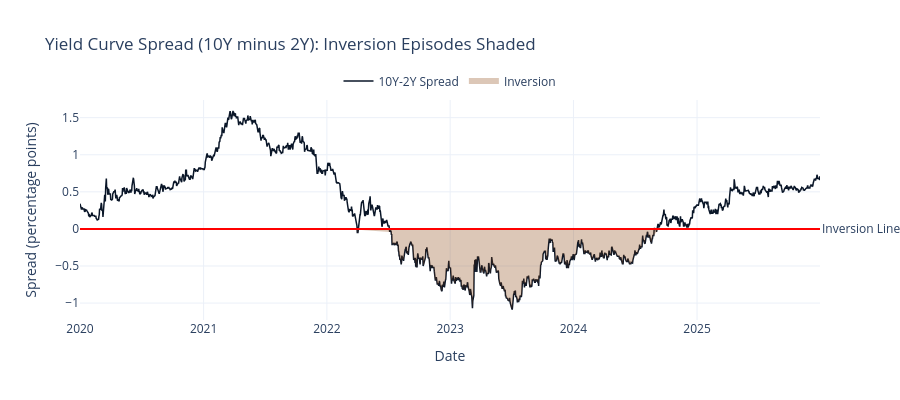

The notebook cell saved with this chart:
### Code cell
fig.update_layout(
    title="Yield Curve Spread (10Y minus 2Y): Inversion Episodes Shaded",
    xaxis_title="Date",
    yaxis_title="Spread (percentage points)",
    template="plotly_white",
    height=400,
    legend=dict(orientation="h", yanchor="bottom", y=1.02, xanchor="center", x=0.5),
)

fig.show()

print("Inversion statistics (since 2020):")
print(f"  Days inverted: {len(inverted)} ({100 * len(inverted) / len(slope_pd):.1f}%)")
print(f"  Deepest inversion: {slope_pd['t10y2y'].min():.2f}%")
print(f"  Most recent value: {slope_pd['t10y2y'].iloc[-1]:.2f}%")

### Figure 1 — Plotly figure (JSON) as saved in the notebook; plotly's stock layout.template omitted (floating-point values rounded to 4 significant figures; data arrays with more than 128 entries replaced by an {"elided": "..."} marker saying what was removed)
{"data": [{"line": {"color": "#0a1628", "width": 1.5}, "mode": "lines", "name": "10Y-2Y Spread", "type": "scatter", "x": {"elided": "2192 str values"}, "y": {"elided": "2192 float values"}}, {"fill": "tozeroy", "fillcolor": "rgba(139, 69, 19, 0.3)", "mode": "none", "name": "Inversion", "showlegend": true, "type": "scatter", "x": {"elided": "789 str values"}, "y": {"elided": "789 float values"}}], "layout": {"annotations": [{"showarrow": false, "text": "Inversion Line", "x": 1, "xanchor": "left", "xref": "x domain", "y": 0, "yanchor": "middle", "yref": "y"}], "height": 400, "legend": {"orientation": "h", "x": 0.5, "xanchor": "center", "y": 1.02, "yanchor": "bottom"}, "shapes": [{"line": {"color": "red", "dash": "solid", "width": 2}, "type": "line", "x0": 0, "x1": 1, "xref": "x domain", "y0": 0, "y1": 0, "yref": "y"}], "title": {"text": "Yield Curve Spread (10Y minus 2Y): Inversion Episodes Shaded"}, "xaxis": {"title": {"text": "Date"}}, "yaxis": {"title": {"text": "Spread (percentage points)"}}}}
